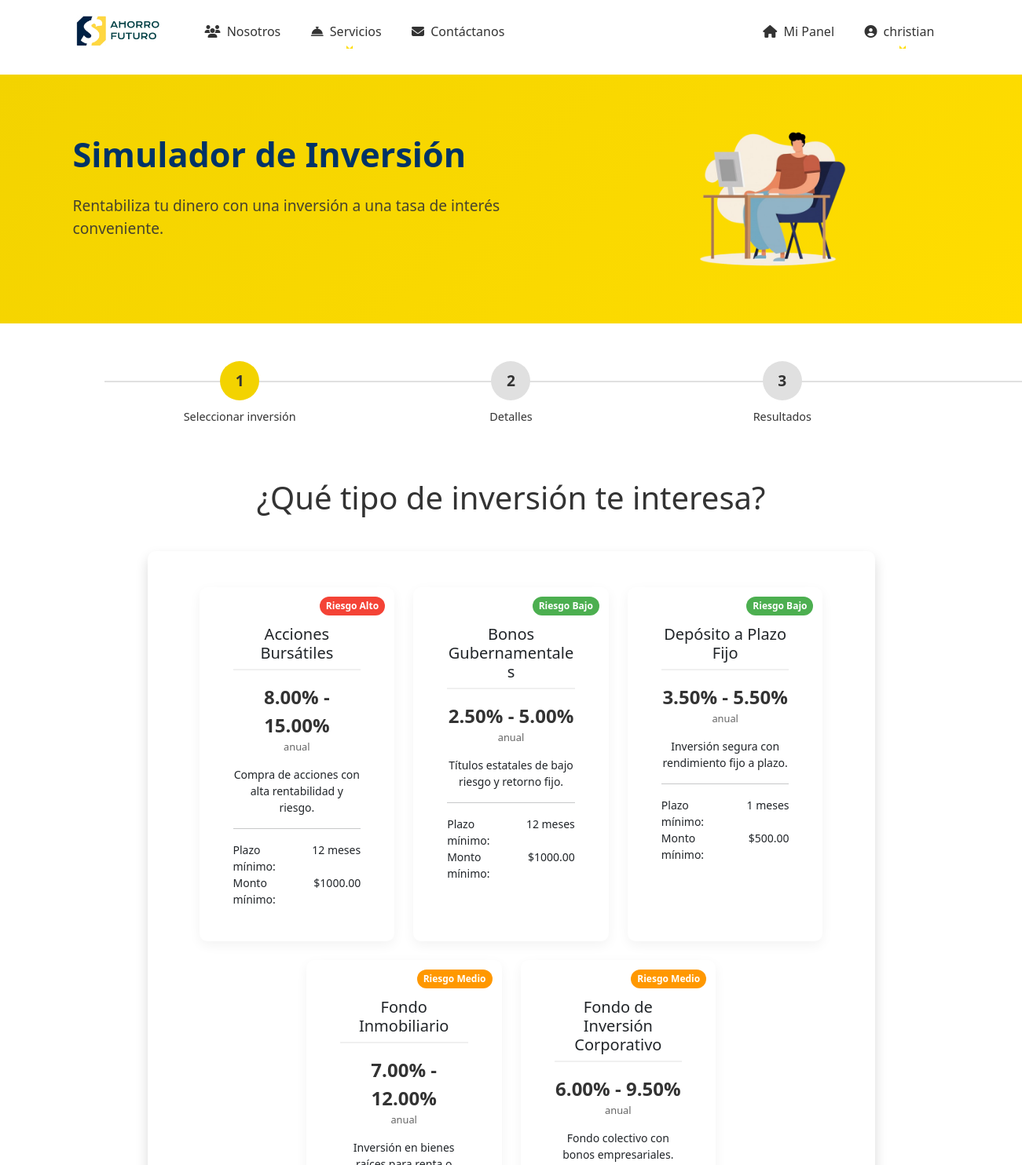
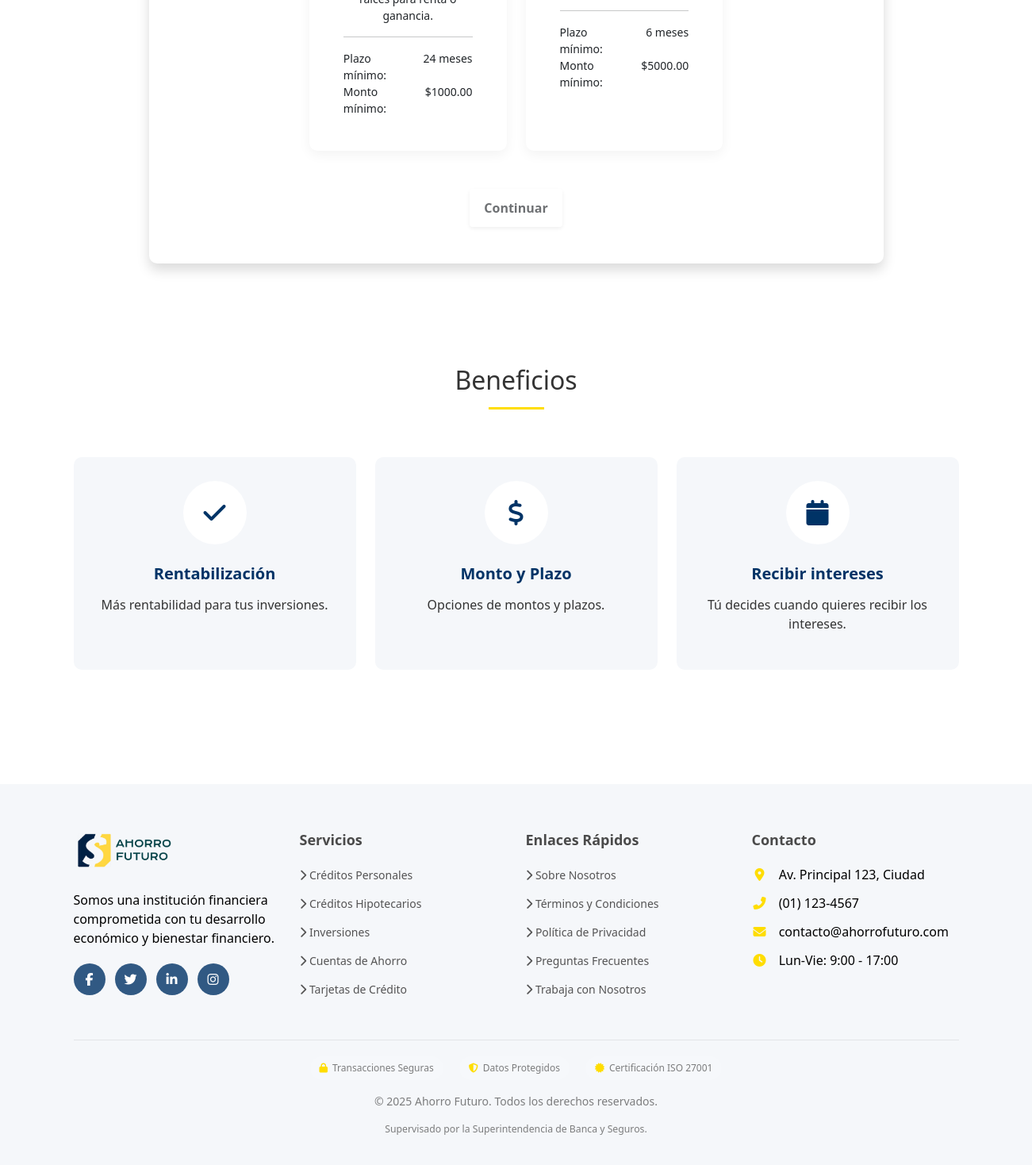
The page /inversiones/simulador-inversion/ (signed in) on the database its author committed (2 pictures, top to bottom).
### apps/autenticacion/models.py (models this page shows, shortened)
class Usuario(AbstractUser):
    ADMIN = 'admin'
    CLIENTE = 'cliente'
    TIPOS_USUARIO = [
        (ADMIN, 'Administrador'),
        (CLIENTE, 'Cliente'),
    ]
    tipo_usuario = models.CharField(max_length=10, choices=TIPOS_USUARIO, default=CLIENTE)
    telefono = models.CharField(max_length=10, blank=True, null=True)
    def es_admin(self):
        return self.tipo_usuario == self.ADMIN

### apps/inversiones/models.py (models this page shows, shortened)
class TipoInversion(models.Model):
    nombre = models.CharField(max_length=100)
    descripcion = models.TextField()
    rentabilidad_anual_minima = models.DecimalField(max_digits=5, decimal_places=2)
    rentabilidad_anual_maxima = models.DecimalField(max_digits=5, decimal_places=2)
    plazo_minimo = models.IntegerField(help_text="Plazo mínimo en meses")
    plazo_maximo = models.IntegerField(help_text="Plazo máximo en meses")
    monto_minimo = models.DecimalField(max_digits=10, decimal_places=2)
    monto_maximo = models.DecimalField(max_digits=10, decimal_places=2)
    riesgo = models.CharField(max_length=20, choices=[
        ('BAJO', 'Bajo'),
        ('MEDIO', 'Medio'),
        ('ALTO', 'Alto')
    ])
    es_activo = models.BooleanField(default=True)
    fecha_creacion = models.DateTimeField(auto_now_add=True)
    class Meta:
        verbose_name = "Tipo de Inversión"
        verbose_name_plural = "Tipos de Inversión"

### apps/inversiones/views.py (the view)
# urls.py: path('simulador-inversion/', views.simulador_inversion, name='simulador_inversion'),
def simulador_inversion(request):
    tipos_inversion = TipoInversion.objects.filter(es_activo=True).order_by('nombre')
    form = SimuladorInversionForm()
    context = {
        'tipos_inversion': tipos_inversion,
        'form': form,
    }
    return render(request, 'inversiones/simulador_inversion.html', context)

### apps/inversiones/templates/inversiones/simulador_inversion.html (shortened to what this page needs)
{% extends 'base_page.html' %}
{% load static %}
{% load crispy_forms_tags %}
{% block extra_css %}
    <link rel="stylesheet" href="{% static 'styles/inversion.css' %}">
{% endblock %}
{% block content %}
<section class="simulador-section">
    <div class="container">
        <div class="row align-items-center">
            <div class="col-lg-7 simulador-content">
                <h1 class="simulador-title"><span style="color: var(--pichincha-blue);">Simulador de Inversión</span></h1>
                <p class="simulador-subtitle">Rentabiliza tu dinero con una inversión a una tasa de interés conveniente.</p>
            </div>
            <div class="col-lg-5 d-none d-lg-block">
                <div class="simulador_ilustracion">
                    <img src="{% static 'assets/img/Banners/simulador_banner.png' %}" alt="Ilustracion">
                </div>
            </div>
        </div>
    </div>
</section>
<div class="container my-5">
    <div class="stepper-wrapper mb-4" id="investment-stepper">
        <div class="stepper-item active" data-step="1">
            <span class="step-counter">1</span>
            <div class="step-name">Seleccionar inversión</div>
        </div>
        <div class="stepper-item" data-step="2">
            <span class="step-counter">2</span>
            <div class="step-name">Detalles</div>
        </div>
        <div class="stepper-item" data-step="3">
            <span class="step-counter">3</span>
            <div class="step-name">Resultados</div>
        </div>
    </div>
</div>
<div class="container my-5">
    <h1 class="text-center mb-4 detalle_credito-title">¿Qué tipo de inversión te interesa?</h1>
    <div class="row justify-content-center">
        <div class="col-md-10">
            <div class="card shadow">
                <div class="card-body">
                    <form id="formulario-simulador-inversion">
                        <div class="step-content active" id="step-1">
                            <div class="row justify-content-center">
                                {% for tipo in tipos_inversion %}
                                <div class="col-md-4 mb-4">
                                    <div class="card tipo-inversion-card" data-id="{{ tipo.id }}">
                                        <div class="card-body text-center">
                                            <div class="risk-indicator risk-{{ tipo.riesgo|lower }}">
                                                <span>Riesgo {{ tipo.riesgo|title }}</span>
                                            </div>
                                            <h5 class="card-title">{{ tipo.nombre }}</h5>
                                            <p class="rentabilidad">
                                                <span class="porcentaje">{{ tipo.rentabilidad_anual_minima }}% - {{ tipo.rentabilidad_anual_maxima }}%</span>
                                                <span class="periodo">anual</span>
                                            </p>
                                            <p class="card-text small">{{ tipo.descripcion|truncatechars:100 }}</p>
                                            <hr>
                                            <div class="caracteristicas small">
                                                <div class="row">
                                                    <div class="col-6 text-start">Plazo mínimo:</div>
                                                    <div class="col-6 text-end">{{ tipo.plazo_minimo }} meses</div>
                                                </div>
                                                <div class="row">
                                                    <div class="col-6 text-start">Monto mínimo:</div>
                                                    <div class="col-6 text-end">${{ tipo.monto_minimo }}</div>
                                                </div>
                                            </div>
                                        </div>
                                    </div>
                                </div>
                                {% endfor %}
                            </div>
                            <div class="text-center mt-4">
                                <button type="button" class="btn btn-yellow btn-continue" data-next="2" disabled>Continuar</button>
                            </div>
                        </div>
                    </form>
                </div>
            </div>
        </div>
    </div>
</div>
<section class="feature-section">
    <div class="container">
        <h2 class="section-title">Beneficios</h2>
        <div class="row">
            <div class="col-md-4 mb-4">
                <div class="feature-card">
                    <div class="feature-icon">
                        <i class="fa fa-check"></i>
                    </div>
                    <h3 class="feature-title">Rentabilización</h3>
                    <p>Más rentabilidad para tus inversiones.</p>
                </div>
            </div>
            <div class="col-md-4 mb-4">
                <div class="feature-card">
                    <div class="feature-icon">
                        <i class="fa fa-usd"></i>
                    </div>
                    <h3 class="feature-title">Monto y Plazo</h3>
                    <p>Opciones de montos y plazos.</p>
                </div>
            </div>
            <div class="col-md-4 mb-4">
                <div class="feature-card">
                    <div class="feature-icon">
                        <i class="fa fa-calendar"></i>
                    </div>
                    <h3 class="feature-title">Recibir intereses</h3>
                    <p>Tú decides cuando quieres recibir los intereses.</p>
                </div>
            </div>
        </div>
    </div>
</section>
{% endblock %}

### templates/base_page.html (shortened to what this page needs)
{% load static %}
<!DOCTYPE html>
<html lang="es">
<head>
    <link href="https://cdn.jsdelivr.net/npm/bootstrap@5.3.2/dist/css/bootstrap.min.css" rel="stylesheet">
    <link rel="stylesheet" href="https://cdnjs.cloudflare.com/ajax/libs/font-awesome/6.4.2/css/all.min.css">
    <link rel="stylesheet" href="{% static 'styles/page.css' %}">
    {% block extra_css %}{% endblock %}
</head>
<body>
    <nav class="navbar navbar-expand-lg navbar-light">
        <div class="container">
            <a class="navbar-brand" href="{% url 'inicio' %}">
                <img src="{% static 'assets/img/Logos/logotipo.png' %}" alt="Ahorro Futuro Logo">
            </a>
            <div class="collapse navbar-collapse" id="navbarNav">
                <ul class="navbar-nav me-auto">
                    <li class="nav-item">
                        <a class="nav-link" href="{% url 'nosotros' %}">
                            <i class="fas fa-users me-1"></i> Nosotros
                        </a>
                    </li>
                    <li class="nav-item dropdown">
                        <a class="nav-link dropdown-toggle" href="#" id="inversionesDropdown" role="button" data-bs-toggle="dropdown">
                            <i class="fas fa-concierge-bell me-1"></i> Servicios
                        </a>
                    </li>
                    <li class="nav-item">
                        <a class="nav-link" href="{% url 'contacto' %}">
                            <i class="fas fa-envelope me-1"></i> Contáctanos
                        </a>
                    </li>
                </ul>
                <ul class="navbar-nav ms-auto">
                    {% if user.is_authenticated %}
                        {% if user.es_admin %}
                            <li class="nav-item">
                                <a class="nav-link" href="{% url 'admin_dashboard' %}">
                                    <i class="fas fa-tachometer-alt me-1"></i> Panel Admin
                                </a>
                            </li>
                        {% else %}
                            <li class="nav-item">
                                <a class="nav-link" href="{% url 'client_dashboard' %}">
                                    <i class="fas fa-home me-1"></i> Mi Panel
                                </a>
                            </li>
                        {% endif %}
                        <li class="nav-item dropdown">
                            <a class="nav-link dropdown-toggle" href="#" id="navbarDropdown" role="button" data-bs-toggle="dropdown">
                                <i class="fas fa-user-circle me-1"></i> {{ user.username }}
                            </a>
                        </li>
                    {% else %}
                        <li class="nav-item me-2">
                            <a class="nav-link btn btn-outline-blue" href="{% url 'login' %}">
                                <i class="fas fa-sign-in-alt me-1"></i> Iniciar Sesión
                            </a>
                        </li>
                    {% endif %}
                </ul>
            </div>
        </div>
    </nav>
    <div class="main-container">
        {% block content %}{% endblock %}
    </div>
    <footer>
        <div class="container">
            <div class="row">
                <div class="col-md-3 col-sm-6 mb-4 mb-md-0">
                    <img src="{% static 'assets/img/Logos/logotipo.png' %}" alt="Ahorro Futuro Logo" class="mb-4" style="height: 50px;">
                    <p class="mb-3">Somos una institución financiera comprometida con tu desarrollo económico y bienestar financiero.</p>
                    <div class="footer-social">
                        <a href="#"><i class="fab fa-facebook-f"></i></a>
                        <a href="#"><i class="fab fa-twitter"></i></a>
                        <a href="#"><i class="fab fa-linkedin-in"></i></a>
                        <a href="#"><i class="fab fa-instagram"></i></a>
                    </div>
                </div>
                <div class="col-md-3 col-sm-6 mb-4 mb-md-0">
                    <h5 class="footer-title">Servicios</h5>
                    <ul class="footer-links">
                        <li><a href="#"><i class="fas fa-chevron-right"></i> Créditos Personales</a></li>
                        <li><a href="#"><i class="fas fa-chevron-right"></i> Créditos Hipotecarios</a></li>
                        <li><a href="#"><i class="fas fa-chevron-right"></i> Inversiones</a></li>
                        <li><a href="#"><i class="fas fa-chevron-right"></i> Cuentas de Ahorro</a></li>
                        <li><a href="#"><i class="fas fa-chevron-right"></i> Tarjetas de Crédito</a></li>
                    </ul>
                </div>
                <div class="col-md-3 col-sm-6 mb-4 mb-md-0">
                    <h5 class="footer-title">Enlaces Rápidos</h5>
                    <ul class="footer-links">
                        <li><a href="#"><i class="fas fa-chevron-right"></i> Sobre Nosotros</a></li>
                        <li><a href="#"><i class="fas fa-chevron-right"></i> Términos y Condiciones</a></li>
                        <li><a href="#"><i class="fas fa-chevron-right"></i> Política de Privacidad</a></li>
                        <li><a href="#"><i class="fas fa-chevron-right"></i> Preguntas Frecuentes</a></li>
                        <li><a href="#"><i class="fas fa-chevron-right"></i> Trabaja con Nosotros</a></li>
                    </ul>
                </div>
                <div class="col-md-3 col-sm-6 mb-4 mb-md-0">
                    <h5 class="footer-title">Contacto</h5>
                    <ul class="footer-links footer-contact">
                        <li><i class="fas fa-map-marker-alt"></i> Av. Principal 123, Ciudad</li>
                        <li><i class="fas fa-phone-alt"></i> (01) 123-4567</li>
                        <li><i class="fas fa-envelope"></i> contacto@ahorrofuturo.com</li>
                        <li><i class="fas fa-clock"></i> Lun-Vie: 9:00 - 17:00</li>
                    </ul>
                </div>
            </div>
            <div class="footer-bottom">
                <div class="d-flex flex-wrap justify-content-center mb-3">
                    <div class="security-badge"><i class="fas fa-lock"></i> Transacciones Seguras</div>
                    <div class="security-badge"><i class="fas fa-shield-alt"></i> Datos Protegidos</div>
                    <div class="security-badge"><i class="fas fa-certificate"></i> Certificación ISO 27001</div>
                </div>
                <p>&copy; {% now "Y" %} Ahorro Futuro. Todos los derechos reservados.</p>
                <p class="small">Supervisado por la Superintendencia de Banca y Seguros.</p>
            </div>
        </div>
    </footer>
</body>
</html>

### rows shown on the page
Usuario: username "christian"
TipoInversion: riesgo "Alto", nombre "Acciones Bursátiles", rentabilidad_anual_minima "8.00", rentabilidad_anual_maxima "15.00", descripcion "Compra de acciones con alta rentabilidad y riesgo.", plazo_minimo "12", monto_minimo "1000.00"
TipoInversion: riesgo "Bajo", nombre "Bonos Gubernamentales", rentabilidad_anual_minima "2.50", rentabilidad_anual_maxima "5.00", descripcion "Títulos estatales de bajo riesgo y retorno fijo.", plazo_minimo "12", monto_minimo "1000.00"
TipoInversion: riesgo "Bajo", nombre "Depósito a Plazo Fijo", rentabilidad_anual_minima "3.50", rentabilidad_anual_maxima "5.50", descripcion "Inversión segura con rendimiento fijo a plazo.", plazo_minimo "1", monto_minimo "500.00"
TipoInversion: riesgo "Medio", nombre "Fondo Inmobiliario", rentabilidad_anual_minima "7.00", rentabilidad_anual_maxima "12.00", descripcion "Inversión en bienes raíces para renta o ganancia.", plazo_minimo "24", monto_minimo "1000.00"
TipoInversion: riesgo "Medio", nombre "Fondo de Inversión Corporativo", rentabilidad_anual_minima "6.00", rentabilidad_anual_maxima "9.50", descripcion "Fondo colectivo con bonos empresariales.", plazo_minimo "6", monto_minimo "5000.00"
